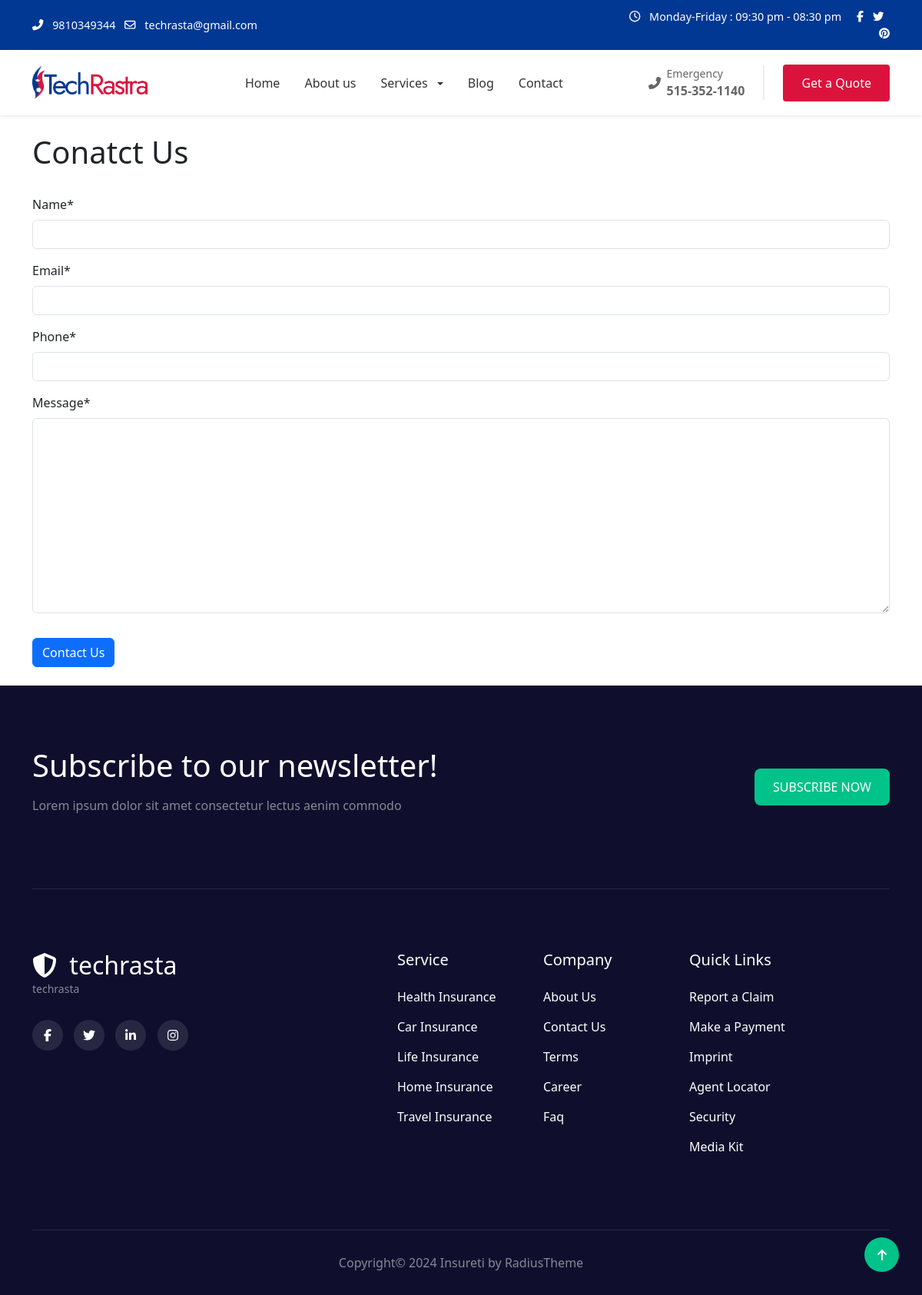
The app's page /contact with its own data.
### website/models.py (models this page shows, shortened)
class Setting(models.Model):
    name = models.CharField(max_length=100)
    slug = models.SlugField(max_length=100, unique=100)
    email = models.EmailField(blank=True,null=True)
    phone = models.CharField(max_length=100, blank=True,null=True)
    address = models.CharField(max_length=100,blank=True,null=True)
    descripton = models.TextField(blank=True,null=True)
    logo = models.ImageField(upload_to='logo/', blank=True, null=True)
    favicon = models.ImageField(upload_to='favicon/', blank=True,null=True)
    meta_title = models.CharField(max_length=100, blank=True, null=True)
    meta_decription = models.TextField( blank=True, null=True)
    meta_keyword = models.TextField(blank=True, null=True)

### website/views.py (the view)
# urls.py: path('contact',views.contact_view,name='contact'),
def contact_view(request):
    if request.method == 'POST':
        contactForm = ContactForm(request.POST)
        if contactForm.is_valid():
            contactForm.save()
            return render(request,'contact.html',{'contactForm':ContactForm()})
        else:
            return render(request,'contact.html',{'contactForm':contactForm})
    else:
       data={
         'contactForm': ContactForm(),
    }
    return render(request,'contact.html',data)

### website/contact_form.py
class ContactForm(ModelForm):
    class Meta:
        model = Contact
        fields = ['name','email','phone','message']

### website/general.py (called while the page is built)
def global_data(request):
    data ={
        'settingData':Setting.objects.first(),
        'menuserviceData':Service.objects.all(),
    }
    return data

### website/templates/contact.html (shortened to what this page needs)
{% extends 'layouts/master.html' %}
{% block content %}
{% load bootstrap5  %}
{% load crispy_forms_tags %}
<div class="container py-4">
    <div class="row">
       <div class="col-md-12 mb-4">
          <h1>Conatct Us</h1>
        </div>
    </div>
    <div class="row">
        <div class="col-md-12">
            <form action="" method="post">
                {{contactForm | crispy}}
                <button class="btn btn-primary mt-3">Contact Us</button>
            </form>
        </div>
    </div>
</div>
{% endblock %}

### website/templates/layouts/header.html (shortened to what this page needs)
{% load static %}
<div class="top-bar">
    <div class="container">
        <div class="row align-items-center">
            <div class="col-md-8">
                {% if settingData %}
                <a href="tel:{{settingData.phone}}" class="text-white me-2 text-decoration-none">
                    <i class="fas fa-phone-alt me-2"></i>
                       {{settingData.phone}}
                </a>
                {% endif %}
                <a href="" class="text-white me-2 text-decoration-none">
                    <i class="far fa-envelope me-2"></i>
                    {% if settingData %}
                        {{settingData.email}}
                    {% else %}
                        techrasa@gmail.com
                    {% endif %}
                </a>
            </div>
            <div class="col-md-4 text-end">
                    <span class="me-3">
                        <i class="far fa-clock me-2"></i>
                        Monday-Friday : 09:30 pm - 08:30 pm
                    </span>
                <a href="#" class="text-white me-2"><i class="fab fa-facebook-f"></i></a>
                <a href="#" class="text-white me-2"><i class="fab fa-twitter"></i></a>
                <a href="#" class="text-white"><i class="fab fa-pinterest"></i></a>
            </div>
        </div>
    </div>
</div>
<nav class="navbar navbar-expand-lg navbar-light bg-white py-3 shadow-sm sticky-top">
    <div class="container">
        <a class="navbar-brand" href="{% url 'index' %}">
            {% if settingData.logo %}
                <img src="{{settingData.logo.url}}" alt="Techrastra">
            {% else %}
                <img src="{% static 'logo/logo.webp' %}" alt="Techrastra">
            {% endif %}
        </a>
        <div class="collapse navbar-collapse" id="navbarNav">
            <ul class="navbar-nav mx-auto">
                <li class="nav-item">
                    <a class="nav-link" href="{% url 'index' %}">
                        Home
                    </a>
                </li>
                <li class="nav-item">
                    <a class="nav-link" href="{% url 'about-us' %}">
                        About us
                    </a>
                </li>
                <li class="nav-item dropdown">
                    <a class="nav-link dropdown-toggle" href="{% url 'service' %}" role="button" data-bs-toggle="dropdown">
                        Services
                    </a>
                </li>
                <li class="nav-item">
                    <a class="nav-link" href="{% url 'blog' %}">
                        Blog
                    </a>
                </li>
                <li class="nav-item">
                    <a class="nav-link" href="{% url 'contact' %}">
                        Contact
                    </a>
                </li>
            </ul>
            <div class="d-flex align-items-center">
                <div class="emergency-phone me-4">
                    <div class="d-flex align-items-center">
                        <i class="fas fa-phone-alt me-2"></i>
                        <div>
                            <small class="d-block">Emergency</small>
                            <strong>515-352-1140</strong>
                        </div>
                    </div>
                </div>
                <a href="{% url 'service' %}" class="btn-quote">Get a Quote</a>
            </div>
        </div>
    </div>
</nav>

### website/templates/layouts/footer.html (shortened to what this page needs)
<footer class="footer-section">
    <div class="container">
        <div class="newsletter-section">
            <div class="row align-items-center">
                <div class="col-lg-6">
                    <h2 class="h1 mb-3">Subscribe to our newsletter!</h2>
                    <p class="text-white-50">Lorem ipsum dolor sit amet consectetur lectus aenim commodo</p>
                </div>
                <div class="col-lg-6 text-lg-end">
                    <button class="subscribe-btn">SUBSCRIBE NOW</button>
                </div>
            </div>
        </div>
        <div class="row g-4">
            <div class="col-lg-4">
                <div class="footer-logo">
                    <h3 class="h2 mb-0">
                        <i class="fas fa-shield-alt me-2"></i>
                        {{settingData.name}}
                    </h3>
                    <small class="text-white-50 d-block">{{settingData.name}}</small>
                </div>
                <div class="social-links">
                    <a href="#"><i class="fab fa-facebook-f"></i></a>
                    <a href="#"><i class="fab fa-twitter"></i></a>
                    <a href="#"><i class="fab fa-linkedin-in"></i></a>
                    <a href="#"><i class="fab fa-instagram"></i></a>
                </div>
            </div>
            <div class="col-lg-2 offset-lg-1">
                <h5 class="mb-4">Service</h5>
                <ul class="footer-links">
                    <li><a href="#">Health Insurance</a></li>
                    <li><a href="#">Car Insurance</a></li>
                    <li><a href="#">Life Insurance</a></li>
                    <li><a href="#">Home Insurance</a></li>
                    <li><a href="#">Travel Insurance</a></li>
                </ul>
            </div>
            <div class="col-lg-2">
                <h5 class="mb-4">Company</h5>
                <ul class="footer-links">
                    <li><a href="#">About Us</a></li>
                    <li><a href="#">Contact Us</a></li>
                    <li><a href="#">Terms</a></li>
                    <li><a href="#">Career</a></li>
                    <li><a href="#">Faq</a></li>
                </ul>
            </div>
            <div class="col-lg-2">
                <h5 class="mb-4">Quick Links</h5>
                <ul class="footer-links">
                    <li><a href="#">Report a Claim</a></li>
                    <li><a href="#">Make a Payment</a></li>
                    <li><a href="#">Imprint</a></li>
                    <li><a href="#">Agent Locator</a></li>
                    <li><a href="#">Security</a></li>
                    <li><a href="#">Media Kit</a></li>
                </ul>
            </div>
        </div>
        <div class="copyright text-center">
            <p class="mb-0 text-white-50">Copyright© 2024 Insureti by RadiusTheme</p>
        </div>
    </div>
    <a href="#" class="scroll-top">
        <i class="fas fa-arrow-up"></i>
    </a>
</footer>

### static/css/style.css (style rules this page uses)
body { margin: 0; padding: 0; }
.top-bar { background-color: #013893; color: white; font-size: 0.9rem; padding: 11px 27px; }
.navbar-brand img { width: 150px; }
.nav-link { color: #333 !important; font-weight: 500; padding: 0.5rem 1rem !important; }
.emergency-phone { color: #666; border-right: 2px solid #eee; padding-right: 1.5rem; }
.btn-quote { background-color: #db133c; color: white; padding: 0.75rem 1.5rem; border-radius: 4px; text-decoration: none; transition: all 0.3s ease; }
.dropdown-toggle::after { margin-left: 0.5em; vertical-align: middle; }
.footer-section { background-color: #0f0f2d; color: white; padding: 80px 0 0 0; }
.newsletter-section { border-bottom: 1px solid rgba(255, 255, 255, 0.1); padding-bottom: 80px; margin-bottom: 80px; }
.subscribe-btn { background-color: #00c389; border: none; border-radius: 8px; padding: 12px 24px; color: white; font-weight: 500; transition: opacity 0.3s; }
.footer-logo { margin-bottom: 20px; }
.footer-links { list-style: none; padding: 0; }
.footer-links li { margin-bottom: 15px; }
.footer-links a { color: #ffffff; text-decoration: none; transition: opacity 0.3s; }
.social-links { margin-top: 30px; }
.social-links a { display: inline-flex; align-items: center; justify-content: center; width: 40px; height: 40px; background-color: rgba(255, 255, 255, 0.1); border-radius: 50%; margin-right: 10px; color: white; text-decoration: none; transition: background-color 0.3s; }
.copyright { padding: 30px 0; border-top: 1px solid rgba(255, 255, 255, 0.1); margin-top: 80px; }
.scroll-top { position: fixed; bottom: 30px; right: 30px; width: 45px; height: 45px; background-color: #00c389; color: white; border-radius: 50%; display: flex; align-items: center; justify-content: center; text-decoration: none; transition: opacity 0.3s; }

### records on screen
Setting: phone "9810349344", email "techrasta@gmail.com", logo (picture), name "techrasta"
